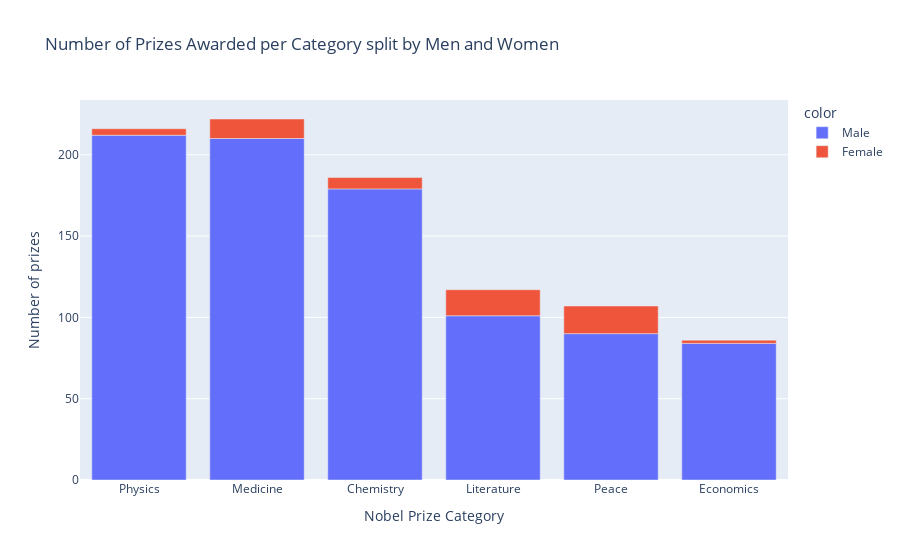

Notebook source saved alongside this figure:
### Code cell
#bar chart
bar_chart_split = px.bar(
                        x = gender_cat.category,
                        y = gender_cat.prize,
                        #The split on the bar happens with the color snce there are 2 sexes involved
                        color = gender_cat.sex,
                        title = 'Number of Prizes Awarded per Category split by Men and Women'
)

bar_chart_split.update_layout(
    xaxis_title='Nobel Prize Category',
    yaxis_title='Number of prizes'
)

bar_chart_split.show()

### Figure 1 — Plotly figure (JSON) as saved in the notebook; plotly's stock layout.template omitted (floating-point values rounded to 4 significant figures)
{"data": [{"alignmentgroup": "True", "hovertemplate": "color=Male<br>x=%{x}<br>y=%{y}<extra></extra>", "legendgroup": "Male", "marker": {"color": "#636efa", "pattern": {"shape": ""}}, "name": "Male", "offsetgroup": "Male", "orientation": "v", "showlegend": true, "textposition": "auto", "type": "bar", "x": ["Physics", "Medicine", "Chemistry", "Literature", "Peace", "Economics"], "xaxis": "x", "y": [212, 210, 179, 101, 90, 84], "yaxis": "y"}, {"alignmentgroup": "True", "hovertemplate": "color=Female<br>x=%{x}<br>y=%{y}<extra></extra>", "legendgroup": "Female", "marker": {"color": "#EF553B", "pattern": {"shape": ""}}, "name": "Female", "offsetgroup": "Female", "orientation": "v", "showlegend": true, "textposition": "auto", "type": "bar", "x": ["Peace", "Literature", "Medicine", "Chemistry", "Physics", "Economics"], "xaxis": "x", "y": [17, 16, 12, 7, 4, 2], "yaxis": "y"}], "layout": {"barmode": "relative", "legend": {"title": {"text": "color"}, "tracegroupgap": 0}, "title": {"text": "Number of Prizes Awarded per Category split by Men and Women"}, "xaxis": {"anchor": "y", "domain": [0, 1], "title": {"text": "Nobel Prize Category"}}, "yaxis": {"anchor": "x", "domain": [0, 1], "title": {"text": "Number of prizes"}}}}
